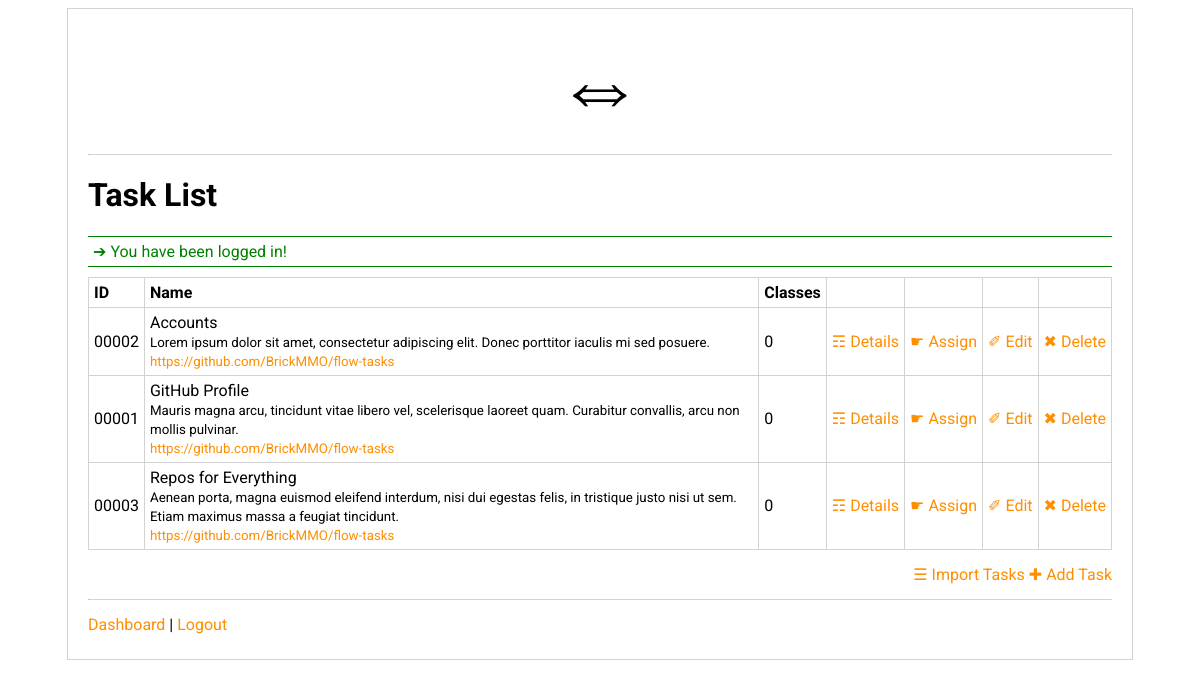
Screenshot of /console-task-list.php (signed in) with the database file from the repository.
### tables this page shows
CREATE TABLE `tasks` (
  `id` int(11) NOT NULL,
  `name` varchar(255) DEFAULT NULL,
  `description` text,
  `url` varchar(255) DEFAULT NULL,
  `created_at` timestamp NOT NULL DEFAULT CURRENT_TIMESTAMP,
  `updated_at` timestamp NOT NULL DEFAULT CURRENT_TIMESTAMP ON UPDATE CURRENT_TIMESTAMP
);

### console-task-list.php (the view, shortened to what this page needs)
<?php
include('includes/connect.php');
include('includes/functions.php');
include('includes/header.php');
?>
<h1>Task List</h1>
<?php check_message(); ?>
<?php
$query = 'SELECT *,(
        SELECT COUNT(*)
        FROM class_task
        WHERE task_id = tasks.id
    ) AS classes
    FROM tasks
    ORDER BY name';
$result = mysqli_query($connect, $query);
?>
<table>
    <tr>
        <th>ID</th>
        <th>Name</th>
        <th>Classes</th>
        <th></th>
        <th></th>
        <th></th>
        <th></th>
    </tr>
    <?php while($task = mysqli_fetch_assoc($result)): ?>
        <tr>
            <td><?=leading_zeros($task['id'])?></td>
            <td>
                <?=$task['name']?>
                <small>
                    <br>
                    <?=$task['description']?>
                    <br>
                    <a href="<?=$task['url']?>"><?=$task['url']?></a>
                </small>
            </td>
            <td><?=$task['classes']?></td>
            <td><a href="console-task-details.php?id=<?=$task['id']?>">&#9782; Details</a></td>
            <td><a href="console-task-assign.php?id=<?=$task['id']?>">&#9755; Assign</a></td>
            <td><a href="console-task-edit.php?id=<?=$task['id']?>">&#10000; Edit</a></td>
            <td><a href="console-task-list.php?delete=<?=$task['id']?>">&#10006; Delete</a></td>
        </tr>
    <?php endwhile; ?>
</table>
<div class="right">
    <a href="console-task-import.php">&#9776; Import Tasks</a>
    <a href="console-task-add.php">&#10010; Add Task</a>
</div>
<?php
include('includes/footer.php');

### includes/header.php (shortened to what this page needs)
<!DOCTYPE html>
<html lang="en">
<head>
    <link href="styles.css" type="text/css" rel="stylesheet">
</head>
<body>
    <div id="container">
        <div class="center">
            <span style="font-size: 90px;">&#8660;</span>
        </div>
        <hr>

### includes/functions.php (shortened to what this page needs)
<?php
function check_message()
{
    if(isset($_SESSION['message']))
    {
        ?>
        <div class="<?=$_SESSION['message']['type']?>">
            &#10132; <?=$_SESSION['message']['text']?>
        </div>
        <?php
    }
}
    ?>
    <?php
function leading_zeros($number, $length = 5)
{
    return sprintf('%0'.$length.'d', $number);
}

### includes/footer.php (shortened to what this page needs)
      <?php if(isset($_SESSION['student'])): ?>
         <hr>
         <div class="left">
            <a href="dashboard.php">Dashboard</a> |
            <a href="logout.php">Logout</a>
         </div>
      <?php elseif(isset($_SESSION['admin'])): ?>
         <hr>
         <div class="left">
            <a href="console-dashboard.php">Dashboard</a> |
            <a href="logout.php">Logout</a>
         </div>
      <?php endif; ?>
   </div>
   <pre><?php print_r($_GET); ?></pre>
   <pre><?php print_r($_POST); ?></pre>
   <pre><?php print_r($_SESSION); ?></pre>
</body>
</html>

### styles.css (style rules this page uses)
body, tr, td, th, input, select, textarea { font-family: "Roboto", sans-serif; }
#container { max-width: 1024px; border: 1px solid lightgrey; padding: 20px; margin: auto; }
.success { color: green; padding: 5px; margin: 10px 0; border-top: 1px solid green; border-bottom: 1px solid green; }
hr { border-top: 1px solid lightgrey; border-bottom: none; margin: 10px 0; }
table { border-collapse: collapse; width: 100%; margin: 10px 0; }
th, td { border: 1px solid lightgrey; padding: 5px; text-align: left; }
.center { text-align: center; padding: 5px 0; }
.left { text-align: left; padding: 5px 0; }
.right { text-align: right; padding: 5px 0; }
a:link, a:visited, a:active, a:hover { text-decoration: none; color: #ff8e00; white-space: nowrap; }

### rows the page displays
tasks: id "00002", name "Accounts", description "Lorem ipsum dolor sit amet, consectetur adipiscing elit. Donec porttitor iaculis mi sed posuere.", url "https://github.com/BrickMMO/flow-tasks", classes "0"
tasks: id "00001", name "GitHub Profile", description "Mauris magna arcu, tincidunt vitae libero vel, scelerisque laoreet quam. Curabitur convallis, arcu non mollis pulvinar.", url "https://github.com/BrickMMO/flow-tasks", classes "0"
tasks: id "00003", name "Repos for Everything", description "Aenean porta, magna euismod eleifend interdum, nisi dui egestas felis, in tristique justo nisi ut sem. Etiam maximus massa a feugiat tincidunt.", url "https://github.com/BrickMMO/flow-tasks", classes "0"

### other values shown
$_SESSION['message']['text'] "You have been logged in!"
